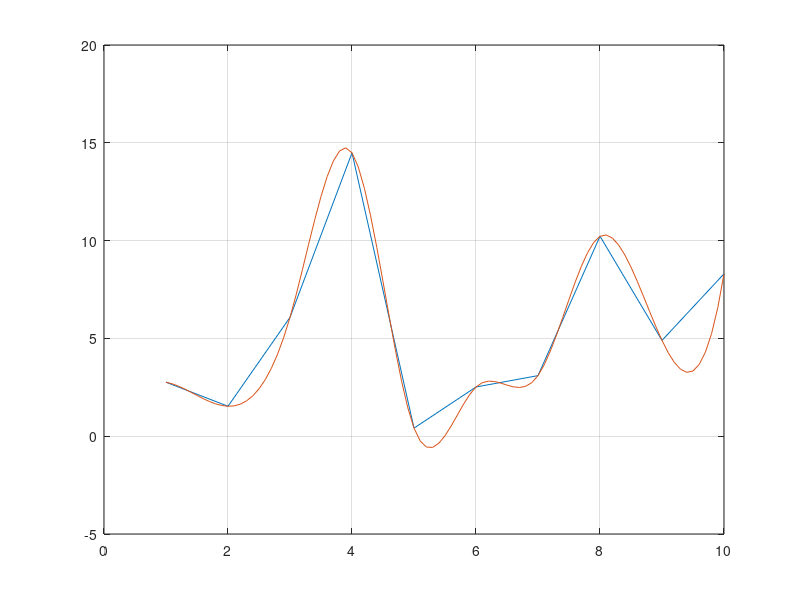

MATLAB code for this plot: (Note: this script raises an error after producing the figure.)
t=1:10;
y1=rand([1,10])*15;

plot(t,y1)
hold on
grid on

tq=1:0.1:10;
y2=interp1(t,y1,tq,'spline');
plot(tq,y2)

y3=interp1(t,y1,tq,'makima');
plot(tq,y3)

lgd=legend('linear','spline','makima');
lgd.Location='northeast';
title(lgd,'method','FontSize',12)

exportgraphics(gca,'3_1.png')


comicAxes([])
